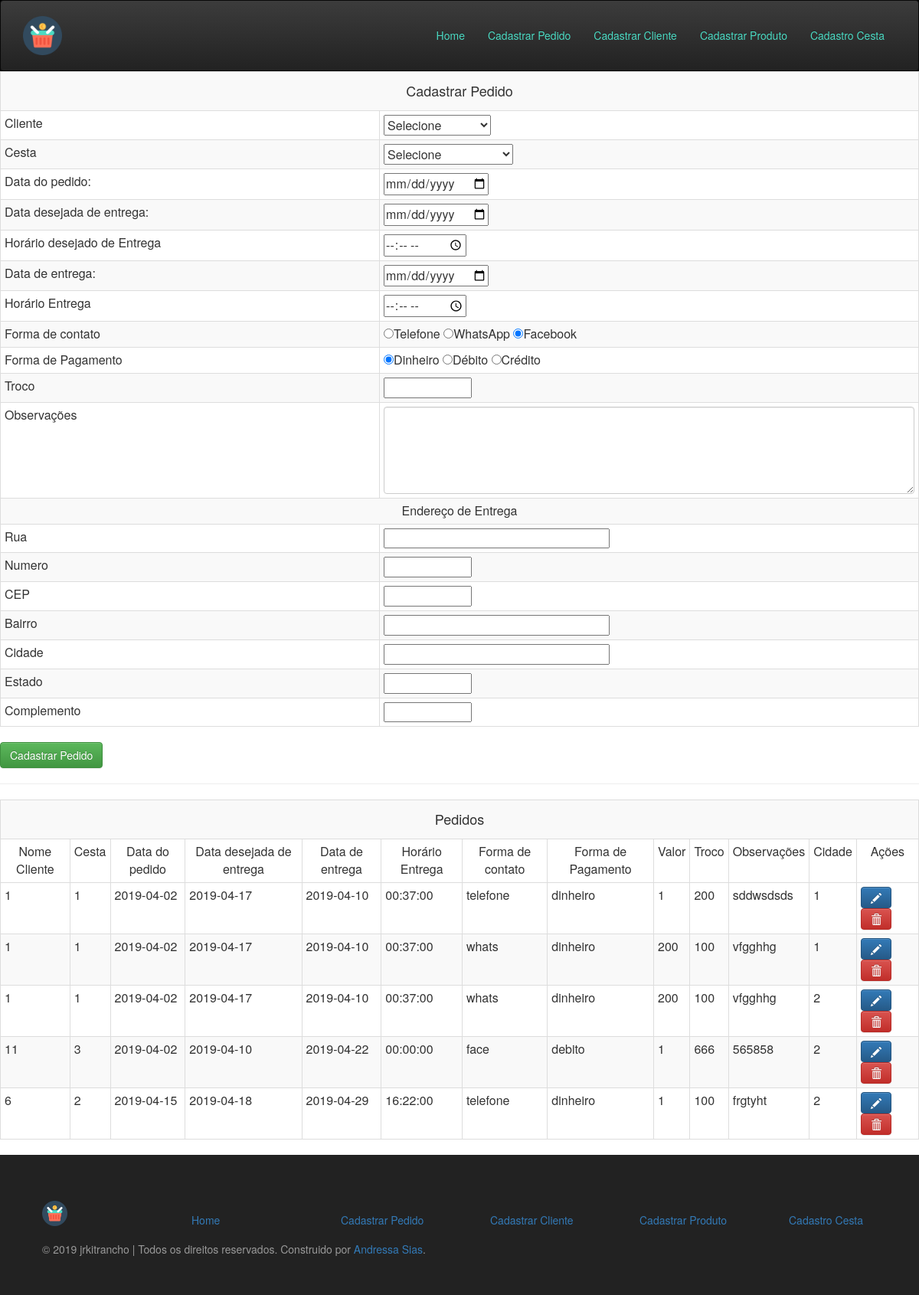
Page /index.php?pg=pedido on the committed database.
### tables this page shows
CREATE TABLE `pedido` (
  `id_pedido` int(5) UNSIGNED NOT NULL,
  `id_cliente` int(5) NOT NULL,
  `id_cesta` int(5) NOT NULL,
  `data_contato` date NOT NULL,
  `data_desejada_entrega` date NOT NULL,
  `horario_desejado_entrega` time NOT NULL,
  `data_entrega` date NOT NULL,
  `horario_entrega` time NOT NULL,
  `forma_contato` varchar(255) NOT NULL,
  `observacao` text,
  `forma_pagamento` varchar(255) NOT NULL,
  `valor` float NOT NULL,
  `troco` float DEFAULT NULL,
  `id_endereco` int(5) NOT NULL
);

### inc.pedido.php (the view, shortened to what this page needs)
<?php require_once('inc.connect.php');
	$acao='insert';
	if (isset($_REQUEST['id_update']) and !empty($_REQUEST['id_update'])) {
		$id_pedido = $_REQUEST['id_update'] ;
	}else{
		$id_pedido = 0;
	}
	$data_contato = '';
	$data_desejada_entrega = '';
	$horario_desejado_entrega='';
	$data_entrega = '';
	$horario_entrega = '';
	$forma_contato = '';
	$observacao = '';
	$troco = '';
	$id_endereco = '';
	$rua = '';
	$numero = '';
	$cep = '';
	$bairro = '';
	$cidade = '';
	$estado = '';
	$complemento = '';
	if($acao=='insert'){
		$valor_botao = 'Cadastrar';
	}else if($acao=='update'){
	   $valor_botao = 'Alterar';
	}
?>
<form action="acao.pedido.php" method="POST">
	<table class="table table-condensed table-striped table-bordered table-hover">
		<?php
		echo '<input type="hidden" name="acao" value="'.$acao.'">
		<input type="hidden" name="id_pedido" value="'.$id_pedido.'">
		<input type="hidden" name="id_endereco" value="'.$id_endereco.'">
		<tr><td colspan="2" align="center"><h4>'.$valor_botao.' Pedido</h4></td></tr>';
		?>
		<tr>
		<td>Cliente</td>
			<td>
				<?php
					echo '<select name="cliente">';
					echo '<option>Selecione</option>';
					echo '</select>';
        			?>
			</td>
		</tr>
		<tr>
			<td>Cesta</td>
            <td>
			<select name="cesta">
				<option>Selecione</option>
				</select>
            </td>
		</tr>
		<tr>
			<td>Data do pedido:</td>
			<td><input type="date" value="<?php echo $data_contato?>" name="datapedido"></td>
		</tr>
        <tr>
			<td>Data desejada de entrega:</td>
			<td><input type="date" value="<?php echo $data_desejada_entrega?>" name="datadesejoentrega"></td>
		</tr>
		<tr>
			<td>Horário desejado de Entrega</td>
			<td><input type="time" value="<?php echo $horario_desejado_entrega?>" name="horariodesejo" size="30"></td>
		</tr>
        <tr>
			<td>Data de entrega:</td>
			<td><input type="date" value="<?php echo $data_entrega?>" name="dataentrega"></td>
		</tr>
		<tr>
			<td>Horário Entrega</td>
			<td><input type="time" value="<?php echo $horario_entrega?>" name="horario" size="30"></td>
		</tr>
		<tr>
			<td>Forma de contato</td>
			<td>
			<?php
				if($forma_contato=='telefone'){
				echo '<input type="radio" name="contato" value="telefone"checked>Telefone
				<input type="radio" name="contato" value="whats">WhatsApp
				<input type="radio" name="contato" value="face">Facebook';
				}elseif($forma_contato=='whats'){
				echo '<input type="radio" name="contato" value="telefone">Telefone
				<input type="radio" name="contato" value="whats" checked>WhatsApp
				<input type="radio" name="contato" value="face">Facebook';
				}else{
				echo '<input type="radio" name="contato" value="telefone">Telefone
				<input type="radio" name="contato" value="whats">WhatsApp
				<input type="radio" name="contato" value="face" checked>Facebook';
				}
			?>
			</td>
		</tr>
        <td>Forma de Pagamento</td>
            <td>
            <?php
            	if($forma_pagamento='dinheiro'){
            		echo '<input type="radio" name="pagamento" value="dinheiro" checked>Dinheiro
            	<input type="radio" name="pagamento" value="debito">Débito
            	<input type="radio" name="pagamento" value="credito">Crédito';
            	}elseif($forma_pagamento='debito'){
            	echo '<input type="radio" name="pagamento" value="dinheiro" >Dinheiro
            	<input type="radio" name="pagamento" value="debito" checked>Débito
            	<input type="radio" name="pagamento" value="credito">Crédito';
            	}else{
            		echo '<input type="radio" name="pagamento" value="dinheiro" >Dinheiro
            	<input type="radio" name="pagamento" value="debito" >Débito
            	<input type="radio" name="pagamento" value="credito checked">Crédito';
            	}
            ?>
            </td>
        <tr>
			<td>Troco</td>
			<td><input type="text" value="<?php echo $troco?>" name="troco" size="10"></td>
		</tr>
        <tr>
			<td>Observações</td>
			<td><textarea class="form-control" name="observacoes" rows="5" id="comment"><?php echo $observacao?></textarea></td>
		</tr>
        <tr>
			<td colspan="2" align="center">Endereço de Entrega</td>
		</tr>
        <tr>
			<td>Rua</td>
			<td><input type="text" value="<?php echo $rua?>" name="rua" size="30"></td>
		</tr>
        <tr>
			<td>Numero</td>
			<td><input type="text" value="<?php echo $numero?>" name="numero" size="10"></td>
		</tr>
        <tr>
			<td>CEP</td>
			<td><input type="text" value="<?php echo $cep?>" name="cep" size="10"></td>
		</tr>
        <tr>
			<td>Bairro</td>
			<td><input type="text" value="<?php echo $bairro?>" name="bairro" size="30"></td>
		</tr>
        <tr>
			<td>Cidade</td>
			<td><input type="text" value="<?php echo $cidade?>" name="cidade" size="30"></td>
		</tr>
        <tr>
			<td>Estado</td>
			<td><input type="text" value="<?php echo $estado?>" name="estado" size="10"></td>
		</tr><tr>
			<td>Complemento</td>
			<td><input type="text" value="<?php echo $complemento?>" name="complemento" size="10"></td>
		</tr>
	</table>
	<input type="submit" name="cadastrar" value="<?php echo $valor_botao?> Pedido" class="btn btn-success">
</form>
<hr>
<table class="table table-condensed table-striped table-bordered table-hover" border="1px">
		<tr>
			<td colspan="13" align="center"><h4>Pedidos</h4></td>
		</tr>
		<tr align="center">
			<td>Nome Cliente</td>
			<td>Cesta</td>
			<td>Data do pedido</td>
            <td>Data desejada de entrega</td>
            <td>Data de entrega</td>
            <td>Horário Entrega</td>
            <td>Forma de contato</td>
            <td>Forma de Pagamento</td>
            <td>Valor</td>
            <td>Troco</td>
            <td>Observações</td>
            <td>Cidade</td>
			<td>Ações</td>
		</tr>
		<tr>
			<?php
				$query='SELECT * FROM pedido ORDER BY data_contato';
				$res = mysql_query($query,$link);
			$qtd = mysql_num_rows($res);
			if($qtd>0){
				while($linha = mysql_fetch_assoc($res)){
					echo '<tr>';
					echo '<td>'.$linha['id_cliente'].'</td>';
					echo '<td>'.$linha['id_cesta'].'</td>';
					echo '<td>'.$linha['data_contato'].'</td>';
					echo '<td>'.$linha['data_desejada_entrega'].'</td>';
					echo '<td>'.$linha['data_entrega'].'</td>';
					echo '<td>'.$linha['horario_entrega'].'</td>';
					echo '<td>'.$linha['forma_contato'].'</td>';
					echo '<td>'.$linha['forma_pagamento'].'</td>';
					echo '<td>'.$linha['valor'].'</td>';
					echo '<td>'.$linha['troco'].'</td>';
					echo '<td>'.$linha['observacao'].'</td>';
					echo '<td>'.$linha['id_endereco'].'</td>';
					echo '<td>
						<a href="index.php?pg=pedido&id_update='.$linha['id_pedido'].'" class="btn btn-primary">
							<span class="glyphicon glyphicon-pencil" aria-hidden="true">
						</a>
						<a href="acao.pedido.php?acao=delete&id_pedido='.$linha['id_pedido'].'" class="btn btn-danger">
							<span class="glyphicon glyphicon-trash" aria-hidden="true">
						</a>
						</td>';
					echo '</tr>';
				}
			}else{
				echo '<tr align="center">
				<td colspan="7">Nenhum registro para listar</td>
				</tr>';
			}
			?>
		</tr>
			</table>

### css/style.css (style rules this page uses)
* { margin:0; padding: 0; }

### rows in the picture
pedido: id_cliente "1", id_cesta "1", data_contato "2019-04-02", data_desejada_entrega "2019-04-17", data_entrega "2019-04-10", horario_entrega "00:37:00", forma_contato "telefone", forma_pagamento "dinheiro", valor "1", troco "200", observacao "sddwsdsds", id_endereco "1"
pedido: id_cliente "1", id_cesta "1", data_contato "2019-04-02", data_desejada_entrega "2019-04-17", data_entrega "2019-04-10", horario_entrega "00:37:00", forma_contato "whats", forma_pagamento "dinheiro", valor "200", troco "100", observacao "vfgghhg", id_endereco "1"
pedido: id_cliente "1", id_cesta "1", data_contato "2019-04-02", data_desejada_entrega "2019-04-17", data_entrega "2019-04-10", horario_entrega "00:37:00", forma_contato "whats", forma_pagamento "dinheiro", valor "200", troco "100", observacao "vfgghhg", id_endereco "2"
pedido: id_cliente "11", id_cesta "3", data_contato "2019-04-02", data_desejada_entrega "2019-04-10", data_entrega "2019-04-22", horario_entrega "00:00:00", forma_contato "face", forma_pagamento "debito", valor "1", troco "666", observacao "565858", id_endereco "2"
pedido: id_cliente "6", id_cesta "2", data_contato "2019-04-15", data_desejada_entrega "2019-04-18", data_entrega "2019-04-29", horario_entrega "16:22:00", forma_contato "telefone", forma_pagamento "dinheiro", valor "1", troco "100", observacao "frgtyht", id_endereco "2"

### other values in the picture
$valor_botao "Cadastrar"
